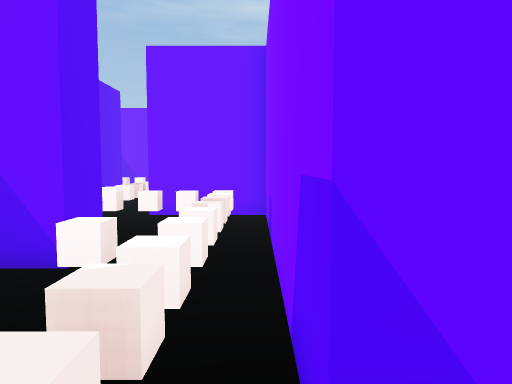
View 1 (above)

24 first-person views from a walk through a scene from a Unity 3-D project. The camera is 1.5 m above the floor, tilts 4° down and sees 70° across. The floor is counted in squares, 1 m on a side. Each view is taken from the middle of a square. On the plan, view 1 faces up. The plan holds only what a view shows up to about 16 squares ahead; the rest is blank. The place goes on beyond the plan. The player character is not drawn.

View 2
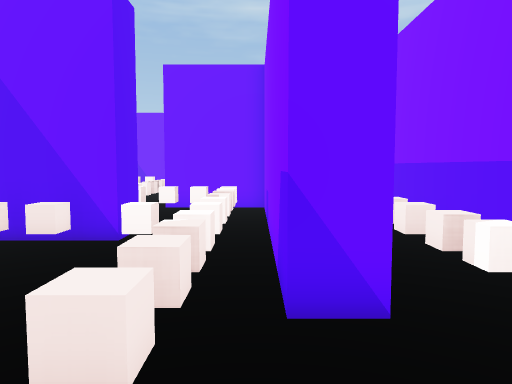

View 3
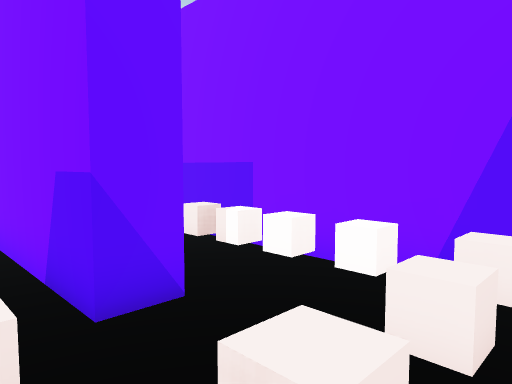

View 4
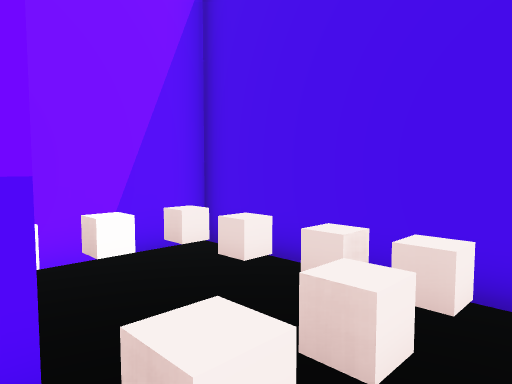

View 5
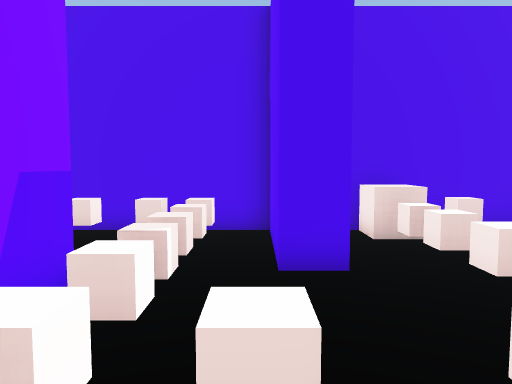

View 6
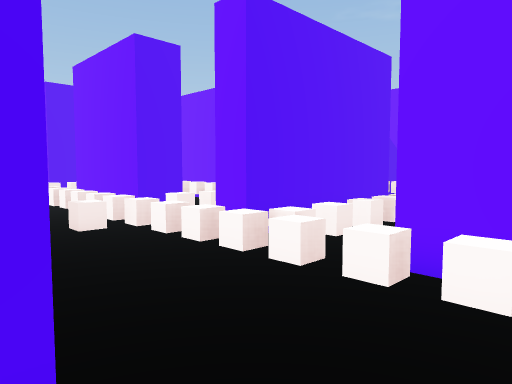

View 7
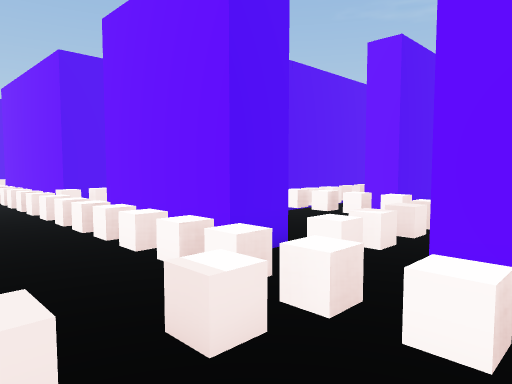

View 8
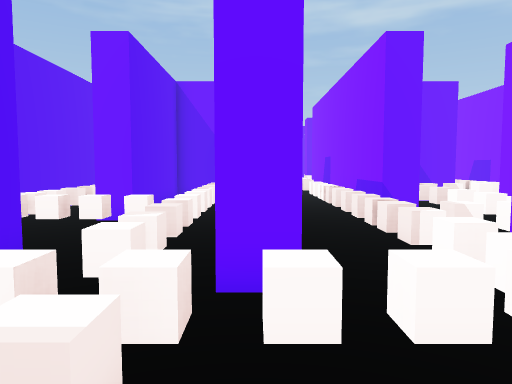

View 9
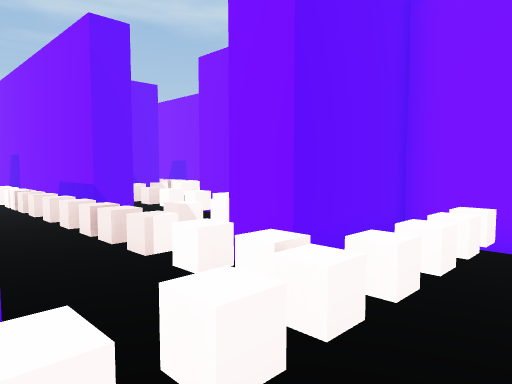

View 10
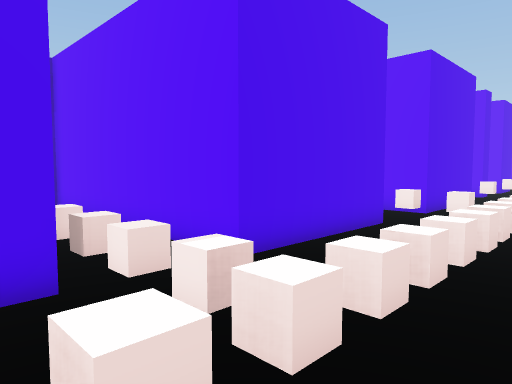

View 11
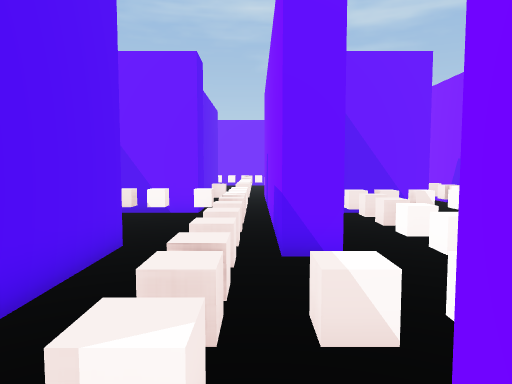

View 12
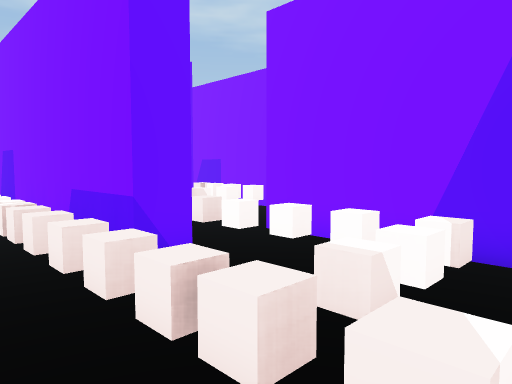

View 13
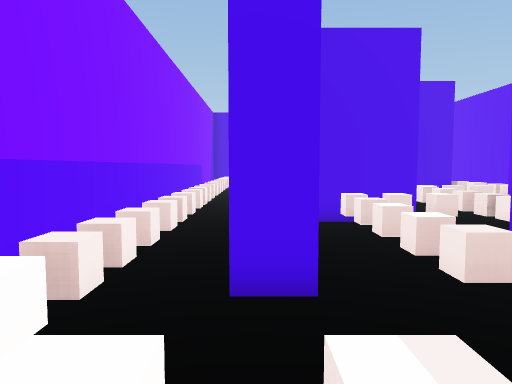

View 14
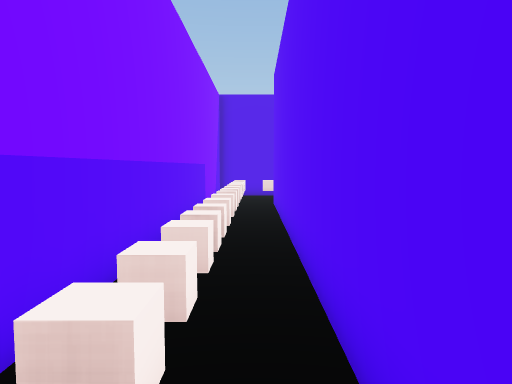

View 15
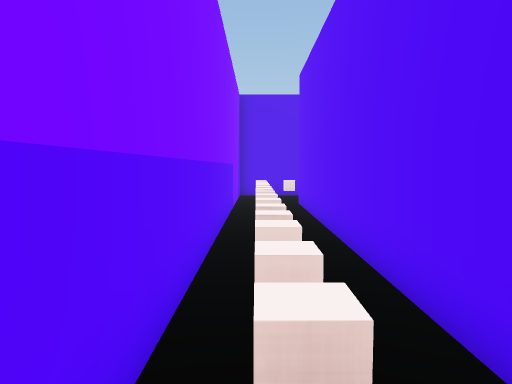

View 16
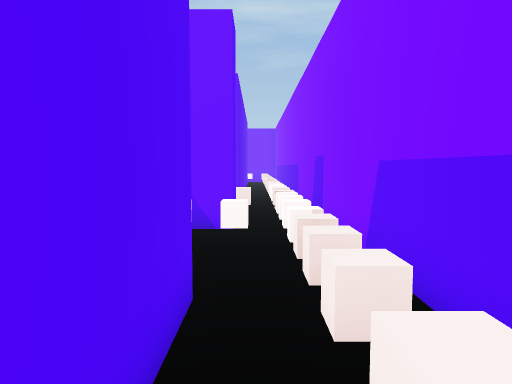

View 17
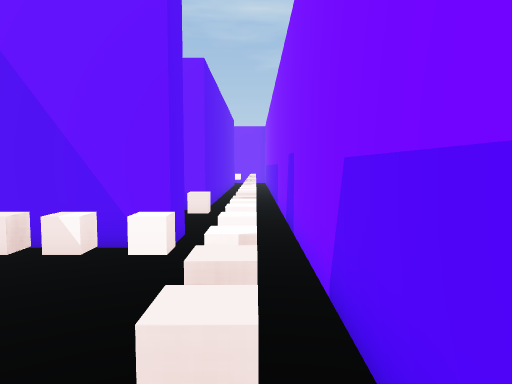

View 18
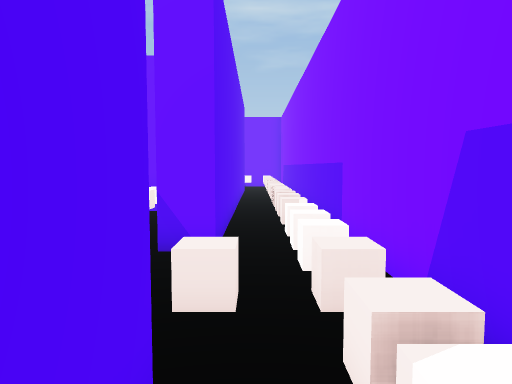

View 19
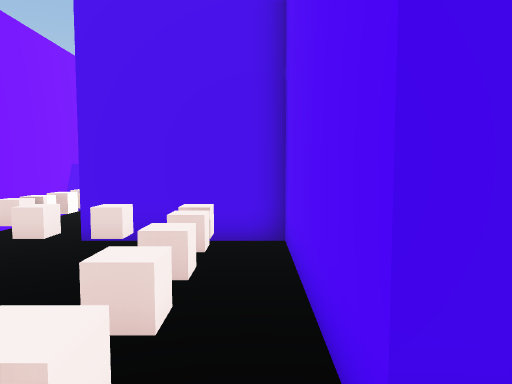

View 20
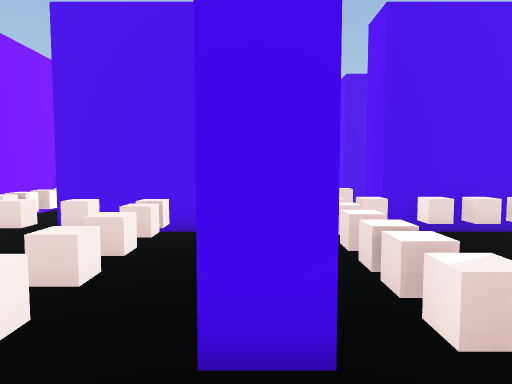

View 21
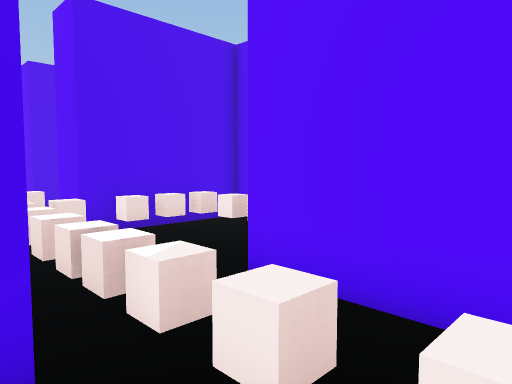

View 22
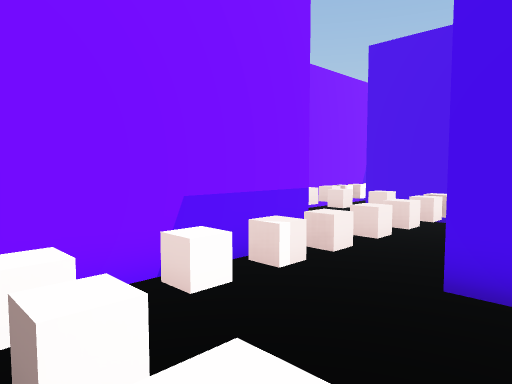

View 23
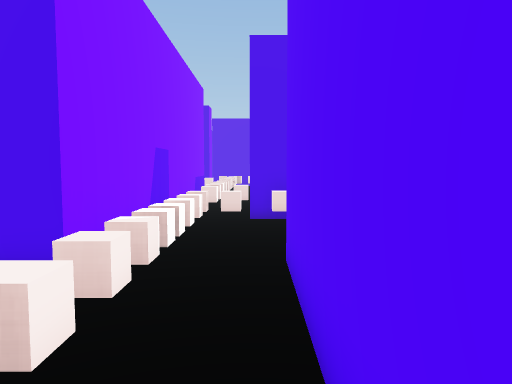

View 24
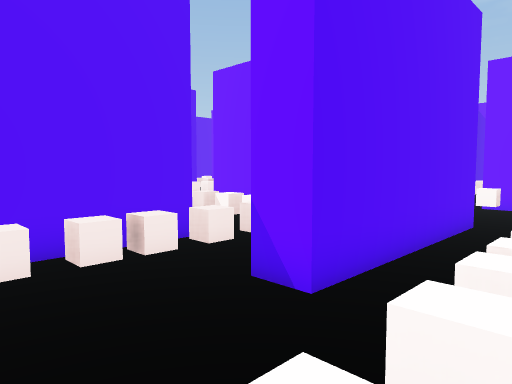

### Floor plan
Points are (right, up) in squares from view 1. A wall is a line through its corners. A room is listed if a view was taken in it or the views show most of it. See-through windows are left out.
Room 1 (views 1, 2, 3)
walls: (1.3, 1.4) (0.3, 1.4); (-2.3, 0.9) (-2.3, -2.4) (3.8, -2.4) (3.8, 0.6)
ways out: opening at (-1, 1) to room 2; opening at (2.5, 1.5) to room 4
objects: other object (-1, -1); other object (-1, 0); other object (-1, 1); other object (0, -1); other object (1, -1); other object (3, -1); other object (3, 0)
Room 2 (view 4)
walls: (-3.4, 0.9) (-2.3, 0.9); (-8, -2.4) (-4.1, -2.4); (-2.6, 5.2) (-5.1, 5.2); (-9.9, 1.5) (-9.9, -2.4); (0.3, 1.4) (0.3, 4.4)
ways out: opening at (-1, 1) to room 1; opening at (-1.5, 5.5) to room 3
objects: other object (-6, -1); other object (-5, -2) to (-5, -1); other object (-5, 0); other object (-5, 1); other object (-5, 2); other object (-5, 4); other object (-4, 4); other object (-2, 4); other object (-1, 2); other object (-1, 3); other object (-1, 4)
Room 3 (views 5, 6, 7, 8, 9, 10, 11, 12)
walls: (-10.3, 12.2) (-10.3, 10.8) (-15.1, 10.8); (-7.4, 6.5) (-5.8, 6.5); (-15.1, 6.7) (-9.9, 6.7) (-9.9, 1.5); (-7.4, 17.7) (-6.5, 17.7) (-6.5, 11.1) (-7.5, 11.1); (-18.3, 12.2) (-18.3, 10.8) (-19.5, 10.8); (-2.6, 6.5) (-2.6, 5.2); (-2.5, 16.9) (-3.6, 16.9) (-3.6, 22.6); (-19.5, 6.7) (-17.8, 6.7) (-17.8, 5.2); (0.3, 13) (0.3, 16.5); (0.3, 4.4) (0.3, 11.1) (-3.2, 11.1) (-3.2, 12.3) (-0.6, 12.3); (-5.8, 22.5) (-10.3, 22.5) (-10.3, 16.9) (-11.4, 16.9)
ways out: opening at (-1.5, 5.5) to room 2; opening at (-1.5, 17.5) to room 4; opening at (-4.5, 23.5) to room 5; opening at (-12.5, 16)
objects: other object (-19, 10); other object (-18, 10); other object (-17, 10); other object (-17, 11); other object (-16, 7); other object (-16, 8); other object (-16, 10); other object (-15, 10); other object (-15, 15); other object (-14, 10); other object (-14, 15); other object (-13, 10); other object (-12, 10); other object (-12, 15); other object (-12, 16); other object (-11, 10); other object (-11, 15); other object (-10, 10); other object (-10, 15); other object (-9, 10); other object (-9, 11); other object (-9, 12); other object (-9, 13); other object (-9, 14); other object (-9, 15); other object (-9, 16); other object (-9, 17); other object (-9, 18); other object (-9, 19); other object (-8, 5); other object (-8, 6); other object (-8, 7); other object (-8, 9); other object (-8, 10); other object (-8, 21); other object (-7, 10); other object (-7, 21); other object (-6, 10); other object (-5, 10); other object (-5, 11); other object (-5, 13); other object (-5, 14); other object (-5, 15); other object (-5, 16); other object (-5, 18); other object (-5, 19); other object (-5, 20); other object (-5, 21); other object (-5, 22); other object (-4, 10); other object (-3, 10); other object (-3, 13); other object (-2, 10); other object (-2, 13); other object (-1, 5); other object (-1, 7); other object (-1, 8); other object (-1, 9); other object (-1, 10); other object (-1, 13); other object (-1, 15); other object (-1, 16)
Room 4 (views 13, 14, 15, 16, 17, 18)
walls: (0.3, 16.5) (0.3, 18) (1.3, 18) (1.3, 1.4); (1.5, 22.5) (-1.6, 22.5); (3.8, 0.6) (3.8, 22.5)
ways out: opening at (2.5, 1.5) to room 1; opening at (-1.5, 17.5) to room 3; opening at (2.5, 23.5) to room 6
objects: other object (-1, 17); other object (-1, 18); other object (-1, 19); other object (-1, 21); other object (0, 21); other object (2, 21); other object (3, 1); other object (3, 2); other object (3, 3); other object (3, 4); other object (3, 5); other object (3, 6); other object (3, 8); other object (3, 9); other object (3, 10); other object (3, 11); other object (3, 12); other object (3, 13); other object (3, 14); other object (3, 15); other object (3, 17); other object (3, 18); other object (3, 19); other object (3, 20); other object (3, 21); other object (3, 22)
Room 5 (views 19, 20, 21, 22, 23, 24)
walls: (0.3, 29.4) (0.3, 33.4); (-10.3, 29.5) (-10.3, 26); (-6.5, 34.5) (-6.5, 28.4) (-7.5, 28.4); (-3.6, 22.6) (-3.6, 29.5) (-2.6, 29.5); (-10.3, 23.8) (-5.8, 23.8) (-5.8, 22.5)
ways out: opening at (-4.5, 23.5) to room 3; opening at (-1.5, 29) to room 6; opening at (-8.5, 29)
objects: other object (-9, 25); other object (-9, 26); other object (-9, 27); other object (-9, 28); other object (-9, 29); other object (-8, 25); other object (-7, 25); other object (-5, 25); other object (-5, 26); other object (-5, 27); other object (-5, 28); other object (-5, 30); other object (-5, 31); other object (-5, 32); other object (-3, 33); other object (-2, 33); other object (-1, 30); other object (-1, 31); other object (-1, 32); other object (-1, 33)
Room 6 (no view inside)
walls: (1.4, 28.4) (0.3, 28.4) (0.3, 29.4); (-2.6, 29.5) (-2.6, 23.8) (1.5, 23.8) (1.5, 22.5); (3.8, 22.5) (3.8, 34.5); (1.3, 34.4) (1.3, 28.1)
ways out: opening at (2.5, 23.5) to room 4; opening at (-1.5, 29) to room 5
objects: other object (-1, 25); other object (-1, 26); other object (-1, 27); other object (-1, 28); other object (0, 25); other object (2, 25); other object (3, 23); other object (3, 24); other object (3, 25); other object (3, 26); other object (3, 27); other object (3, 28); other object (3, 29); other object (3, 31); other object (3, 32); other object (3, 33); other object (3, 34)

Where each view was taken, in squares from view 1:
view 1: 0 up, 0 right, facing up
view 2: 2 down, 0 right, facing up
view 3: 2 down, 1 left, facing up-right
view 4: 2 up, 2 left, facing down-right
view 5: 6 up, 2 left, facing down
view 6: 6 up, 1 left, facing up-left
view 7: 7 up, 6 left, facing up-left
view 8: 7 up, 7 left, facing up
view 9: 8 up, 7 left, facing up-right
view 10: 11 up, 6 left, facing down-left
view 11: 11 up, 4 left, facing up
view 12: 12 up, 6 left, facing up-right
view 13: 22 up, 1 right, facing down
view 14: 16 up, 2 right, facing down
view 15: 16 up, 3 right, facing down
view 16: 14 up, 2 right, facing up
view 17: 16 up, 3 right, facing up
view 18: 22 up, 2 right, facing up
view 19: 31 up, 2 left, facing down
view 20: 32 up, 3 left, facing down
view 21: 32 up, 3 left, facing down-left
view 22: 34 up, 4 left, facing down-right
view 23: 34 up, 6 left, facing down
view 24: 25 up, 4 left, facing up-left
